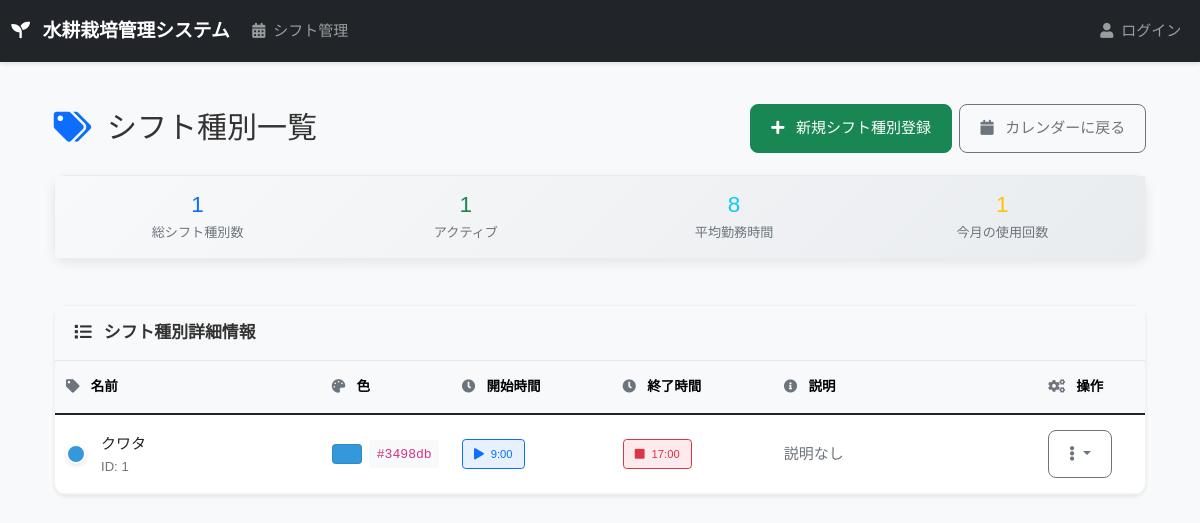
Before: /shift-type/ with the older database file.
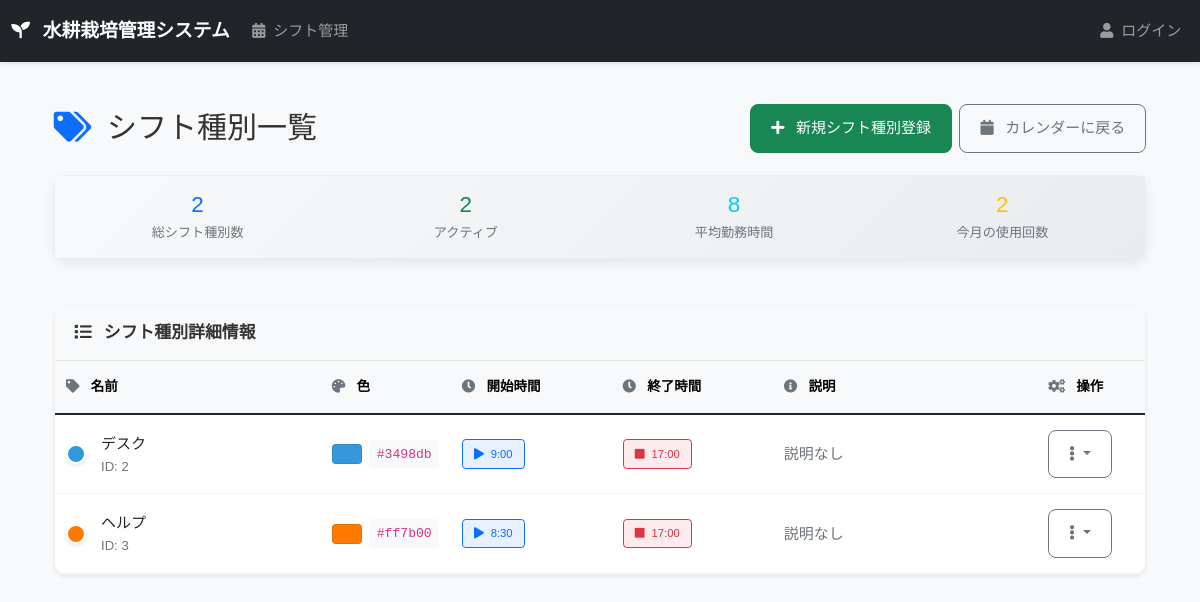
After: the same page with the newer database file.
### shift_management/models.py (models this page shows, shortened)
class ShiftType(models.Model):
    name = models.CharField(max_length=50, verbose_name="シフト種別名")
    color = models.CharField(max_length=20, default="#3498db", verbose_name="表示色")
    start_time = models.TimeField(verbose_name="デフォルト開始時間")
    end_time = models.TimeField(verbose_name="デフォルト終了時間")
    description = models.TextField(blank=True, null=True, verbose_name="説明")
    class Meta:
        verbose_name = "シフト種別"
        verbose_name_plural = "シフト種別"

### shift_management/views.py (the view)
# urls.py: path('shift-type/', views.shift_type_list, name='shift_type_list'),
def shift_type_list(request):
    shift_types = ShiftType.objects.all()
    return render(request, 'shift_management/shift_type_list.html', {'shift_types': shift_types})

### templates/shift_management/shift_type_list.html (shortened to what this page needs)
{% extends "base.html" %}
{% block content %}
<div class="container-fluid py-4">
  <div class="row mb-4">
    <div class="col-12">
      <div class="d-flex justify-content-between align-items-center flex-wrap">
        <h1 class="h2 mb-2 mb-md-0">
          <i class="fas fa-tags me-2 text-primary"></i>
          シフト種別一覧
        </h1>
        <div class="d-flex gap-2 flex-wrap">
          <a href="{% url 'shift_management:shift_type_create' %}" class="btn btn-success">
            <i class="fas fa-plus me-2"></i>
            <span class="d-none d-sm-inline">新規シフト種別登録</span>
          </a>
          <a href="{% url 'shift_management:calendar' %}" class="btn btn-outline-secondary">
            <i class="fas fa-calendar me-2"></i>
            <span class="d-none d-sm-inline">カレンダーに戻る</span>
          </a>
        </div>
      </div>
    </div>
  </div>
  <div class="row mb-4">
    <div class="col-12">
      <div class="card bg-light">
        <div class="card-body py-3">
          <div class="row text-center">
            <div class="col-6 col-md-3">
              <div class="h4 mb-1 text-primary">{{ shift_types|length }}</div>
              <div class="small text-muted">総シフト種別数</div>
            </div>
            <div class="col-6 col-md-3">
              <div class="h4 mb-1 text-success">{{ shift_types|length }}</div>
              <div class="small text-muted">アクティブ</div>
            </div>
            <div class="col-6 col-md-3">
              <div class="h4 mb-1 text-info">8</div>
              <div class="small text-muted">平均勤務時間</div>
            </div>
            <div class="col-6 col-md-3">
              <div class="h4 mb-1 text-warning">{{ shift_types|length }}</div>
              <div class="small text-muted">今月の使用回数</div>
            </div>
          </div>
        </div>
      </div>
    </div>
  </div>
  <div class="row">
    <div class="col-12">
      <div class="card shadow-sm">
        <div class="card-header">
          <h5 class="card-title mb-0">
            <i class="fas fa-list me-2"></i>
            シフト種別詳細情報
          </h5>
        </div>
        <div class="card-body p-0">
          <div class="d-none d-lg-block">
            <div class="table-responsive">
              <table class="table table-hover mb-0">
                <thead class="table-light">
                  <tr>
                    <th style="width: 25%;">
                      <i class="fas fa-tag me-2 text-muted"></i>
                      名前
                    </th>
                    <th style="width: 10%;">
                      <i class="fas fa-palette me-2 text-muted"></i>
                      色
                    </th>
                    <th style="width: 15%;">
                      <i class="fas fa-clock me-2 text-muted"></i>
                      開始時間
                    </th>
                    <th style="width: 15%;">
                      <i class="fas fa-clock me-2 text-muted"></i>
                      終了時間
                    </th>
                    <th style="width: 25%;">
                      <i class="fas fa-info-circle me-2 text-muted"></i>
                      説明
                    </th>
                    <th style="width: 10%;">
                      <i class="fas fa-cogs me-2 text-muted"></i>
                      操作
                    </th>
                  </tr>
                </thead>
                <tbody>
                  {% for shift_type in shift_types %}
                  <tr>
                    <td>
                      <div class="d-flex align-items-center">
                        <div class="color-indicator me-3" style="background-color: {{ shift_type.color }};"></div>
                        <div>
                          <div class="fw-semibold">{{ shift_type.name }}</div>
                          <div class="small text-muted">ID: {{ shift_type.id }}</div>
                        </div>
                      </div>
                    </td>
                    <td>
                      <div class="d-flex align-items-center">
                        <div class="color-preview me-2" style="background-color: {{ shift_type.color }};"></div>
                        <code class="small">{{ shift_type.color }}</code>
                      </div>
                    </td>
                    <td>
                      <span class="badge bg-primary bg-opacity-10 text-primary border border-primary border-opacity-25">
                        <i class="fas fa-play me-1"></i>
                        {{ shift_type.start_time }}
                      </span>
                    </td>
                    <td>
                      <span class="badge bg-danger bg-opacity-10 text-danger border border-danger border-opacity-25">
                        <i class="fas fa-stop me-1"></i>
                        {{ shift_type.end_time }}
                      </span>
                    </td>
                    <td>
                      {% if shift_type.description %}
                        <div class="text-truncate" style="max-width: 200px;" title="{{ shift_type.description }}">
                          {{ shift_type.description }}
                        </div>
                      {% else %}
                        <span class="text-muted">説明なし</span>
                      {% endif %}
                    </td>
                    <td>
                      <div class="dropdown">
                        <button class="btn btn-sm btn-outline-secondary dropdown-toggle" type="button" data-bs-toggle="dropdown">
                          <i class="fas fa-ellipsis-v"></i>
                        </button>
                      </div>
                    </td>
                  </tr>
                  {% endfor %}
                </tbody>
              </table>
            </div>
          </div>
        </div>
      </div>
    </div>
  </div>
</div>
{% endblock %}

### templates/base.html (shortened to what this page needs)
{% load static %}
<!DOCTYPE html>
<html lang="ja">
<head>
  <link href="https://cdn.jsdelivr.net/npm/bootstrap@5.1.3/dist/css/bootstrap.min.css" rel="stylesheet">
  <link rel="stylesheet" href="https://cdnjs.cloudflare.com/ajax/libs/font-awesome/5.15.4/css/all.min.css">
  <link rel="stylesheet" href="{% static 'css/custom_responsive.css' %}">
</head>
<body>
  <nav class="navbar navbar-expand-lg navbar-dark bg-dark">
    <div class="container-fluid">
      <a class="navbar-brand" href="/">
        <i class="fas fa-seedling me-2"></i>
        <span class="d-none d-sm-inline">水耕栽培管理システム</span>
      </a>
      <div class="collapse navbar-collapse" id="navbarNav">
        <ul class="navbar-nav me-auto">
          <li class="nav-item">
            <a class="nav-link" href="{% url 'shift_management:calendar' %}">
              <i class="fas fa-calendar-alt me-1"></i>
              シフト管理
            </a>
          </li>
        </ul>
        <ul class="navbar-nav">
          <li class="nav-item">
            <a class="nav-link" href="#">
              <i class="fas fa-user me-1"></i>
              <span class="d-none d-md-inline">ログイン</span>
            </a>
          </li>
        </ul>
      </div>
    </div>
  </nav>
  <div class="container-fluid">
    <div class="row">
      <div class="col-12">
        <div class="content">
          {% block content %}{% endblock %}
        </div>
      </div>
    </div>
  </div>
</body>
</html>

### static/css/custom_responsive.css (style rules this page uses)
html { font-size: 16px; line-height: 1.5; }
body { font-family: 'Hiragino Sans', 'Hiragino Kaku Gothic ProN', Meiryo, sans-serif; font-weight: 400; }
h1, h2, h3, h4, h5, h6 { font-weight: 600; line-height: 1.3; margin-bottom: 0.75rem; }
h1 { font-size: 2rem; }
h5 { font-size: 1.125rem; }
@media (min-width: 1025px) { .btn { font-size: 1rem; padding: 12px 20px; } }
html { font-size: 16px; }
@media (max-width: 1200px) { html { font-size: 15px; } }

### templates/base.html (style rules this page uses)
body { font-family: 'Hiragino Sans', 'Hiragino Kaku Gothic ProN', Meiryo, sans-serif; background-color: #f8f9fa; font-size: 1rem; line-height: 1.6; color: #333; }
.navbar { box-shadow: 0 2px 4px rgba(0, 0, 0, 0.1); }
.navbar-brand { font-weight: 600; font-size: 1.25rem; }
.navbar-nav .nav-link { font-weight: 500; padding: 0.75rem 1rem; transition: all 0.2s ease; }
.content { padding: 20px; }
.card { box-shadow: 0 4px 12px rgba(0, 0, 0, 0.08); margin-bottom: 24px; border: 1px solid rgba(0, 0, 0, 0.05); border-radius: 12px; transition: all 0.2s ease; }
.card-header { background-color: #f8f9fa; font-weight: 600; font-size: 1.05rem; padding: 16px 20px; border-bottom: 1px solid rgba(0, 0, 0, 0.08); }
.card-body { padding: 20px; }
.btn { font-weight: 500; border-radius: 8px; transition: all 0.2s ease; }

### templates/shift_management/shift_type_list.html (style rules this page uses)
.color-indicator { width: 20px; height: 20px; border-radius: 50%; border: 2px solid #fff; box-shadow: 0 2px 4px rgba(0, 0, 0, 0.1); }
.color-preview { width: 30px; height: 20px; border-radius: 4px; border: 1px solid rgba(0, 0, 0, 0.1); }
.table th { border-top: none; font-weight: 600; font-size: 0.9rem; padding: 1rem 0.75rem; background-color: #f8f9fa !important; }
.table td { padding: 1rem 0.75rem; vertical-align: middle; border-bottom: 1px solid #f1f3f4; }
.badge { font-size: 0.75rem; padding: 0.5rem 0.75rem; font-weight: 500; }
code { background-color: #f8f9fa; padding: 0.25rem 0.5rem; border-radius: 4px; font-size: 0.8rem; }
.bg-light .card-body { background: linear-gradient(135deg, #f8f9fa 0%, #e9ecef 100%); }

Changed rows visible on the page:
removed ShiftType: name "クワタ", id "1", color "#3498db", start_time "9:00", end_time "17:00", description "説明なし"
added ShiftType: name "デスク", id "2", color "#3498db", start_time "9:00", end_time "17:00", description "説明なし"
added ShiftType: name "ヘルプ", id "3", color "#ff7b00", start_time "8:30", end_time "17:00", description "説明なし"
Other visible differences:
{{ shift_types|length }}: "1" → "2"
